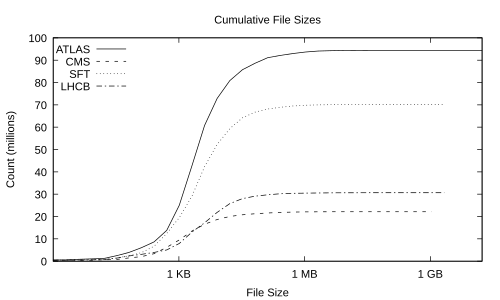

The script that drew this image:
set terminal pdf monochrome
set output ARG5

set logscale x
#set logscale y
set key top left
set title "Cumulative File Sizes"
set xlabel "File Size"
set ylabel "Count (millions)"
set xtics ("1 KB" 1e3, "1 MB" 1e6, "1 GB" 1e9)

plot ARG1 using 1:2 with lines title "ATLAS", \
     ARG2 using 1:2 with lines title "CMS", \
     ARG3 using 1:2 with lines title "SFT", \
     ARG4 using 1:2 with lines title "LHCB"
